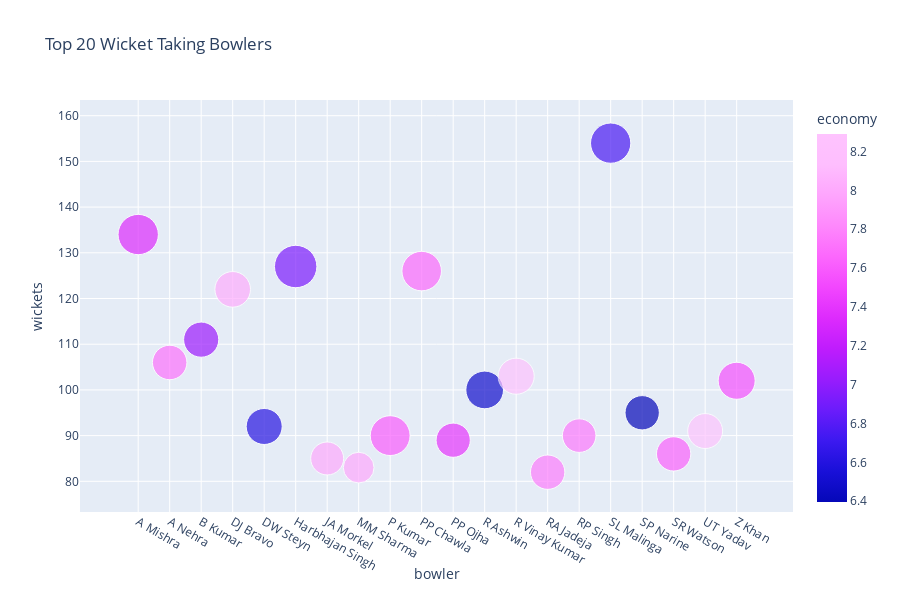

Notebook cell for this chart:
### Code cell
px.scatter(bowlers, x="bowler", y="wickets", color="economy", size="overs", size_max=30, title='Top 20 Wicket Taking Bowlers')

### Figure 1 — Plotly figure (JSON) as saved in the notebook; plotly's stock layout.template omitted (floating-point values rounded to 4 significant figures)
{"data": [{"hovertemplate": "bowler=%{x}<br>wickets=%{y}<br>overs=%{marker.size}<br>economy=%{marker.color}<extra></extra>", "legendgroup": "", "marker": {"cmax": 8.29, "cmin": 6.396, "color": [7.344, 7.711, 7.047, 8.02, 6.616, 6.934, 8.003, 8, 7.613, 7.674, 7.404, 6.494, 8.267, 7.768, 7.747, 6.757, 6.396, 7.638, 8.29, 7.546], "colorbar": {"title": {"text": "economy"}}, "colorscale": [[0, "#0508b8"], [0.08333, "#1910d8"], [0.1667, "#3c19f0"], [0.25, "#6b1cfb"], [0.3333, "#981cfd"], [0.4167, "#bf1cfd"], [0.5, "#dd2bfd"], [0.5833, "#f246fe"], [0.6667, "#fc67fd"], [0.75, "#fe88fc"], [0.8333, "#fea5fd"], [0.9167, "#febefe"], [1, "#fec3fe"]], "showscale": true, "size": [450, 329, 342, 351, 359, 498, 301, 261, 439, 432, 324, 393, 360, 327, 312, 449, 326, 326, 338, 379], "sizemode": "area", "sizeref": 0.5533, "symbol": "circle"}, "mode": "markers", "name": "", "showlegend": false, "type": "scatter", "uid": "b7152c37-3b25-4357-8843-aaac873ed15d", "x": ["A Mishra", "A Nehra", "B Kumar", "DJ Bravo", "DW Steyn", "Harbhajan Singh", "JA Morkel", "MM Sharma", "P Kumar", "PP Chawla", "PP Ojha", "R Ashwin", "R Vinay Kumar", "RA Jadeja", "RP Singh", "SL Malinga", "SP Narine", "SR Watson", "UT Yadav", "Z Khan"], "xaxis": "x", "y": [134, 106, 111, 122, 92, 127, 85, 83, 90, 126, 89, 100, 103, 82, 90, 154, 95, 86, 91, 102], "yaxis": "y"}], "layout": {"grid": {"xaxes": ["x"], "xgap": 0.1, "xside": "bottom", "yaxes": ["y"], "ygap": 0.1, "yside": "left"}, "height": 600, "legend": {"tracegroupgap": 0}, "title": {"text": "Top 20 Wicket Taking Bowlers"}, "xaxis": {"title": {"text": "bowler"}}, "yaxis": {"title": {"text": "wickets"}}}}
